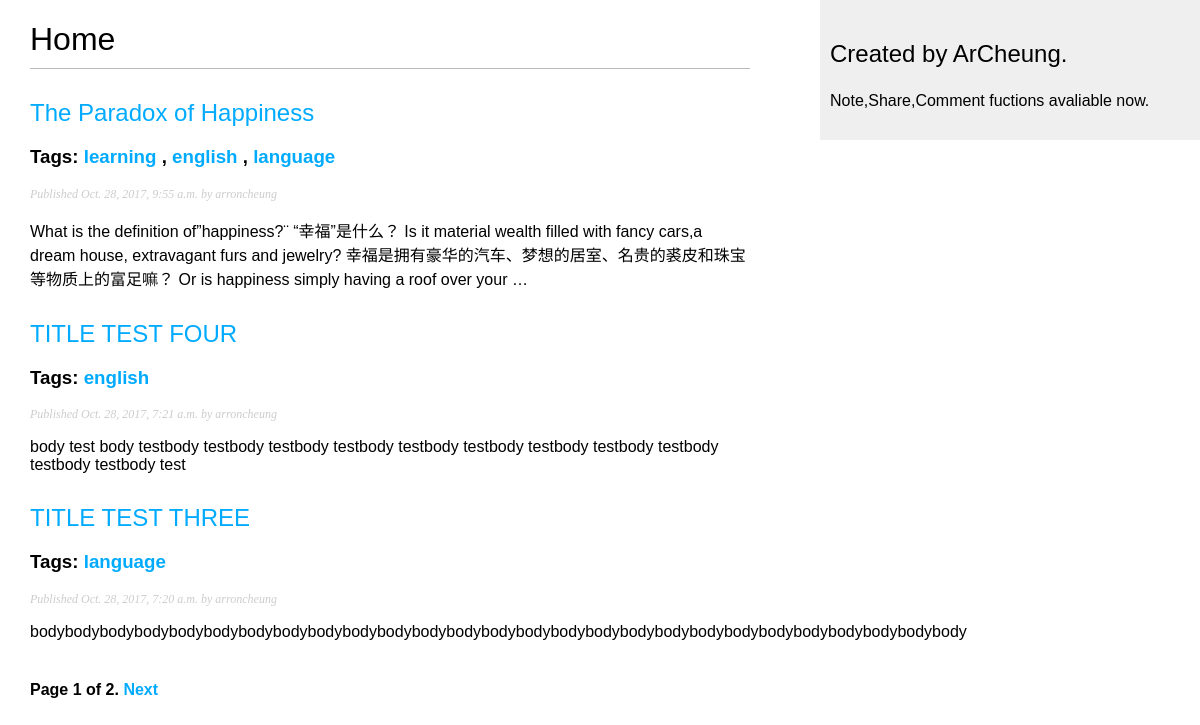
Screenshot of /blog/ with the database file from the repository.
### blog/models.py (models this page shows, shortened)
class Post(models.Model):
	STATUS_CHOICES = (
		('draft','Draft'),
		('published','Published'),
	)
	title = models.CharField(max_length=250)
	slug = models.SlugField(max_length=250,
							unique_for_date='publish')
	auther = models.ForeignKey(User,related_name='blog_posts')
	body = models.TextField()
	publish = models.DateTimeField(default=timezone.now)
	created = models.DateTimeField(auto_now_add=True)
	updated = models.DateTimeField(auto_now=True)
	status = models.CharField(max_length=10,
								choices=STATUS_CHOICES,
								default='draft')
	tags = TaggableManager()
	objects = models.Manager()
	published = PublishedManager()
	class Meta:
		ordering = ('-publish',)
	def get_absolute_url(self):
		return reverse('blog:post_detail',
						args=[self.publish.year,
							  self.publish.strftime('%m'),
							  self.publish.strftime('%d'),
							  self.slug])

### blog/views.py (the view)
# urls.py: url(r'^tag/(?P<tag_slug>[-\w]+)/$',views.post_list,name='post_list_by_tag')
def post_list(request,tag_slug=None):
	object_list = Post.published.all()
	tag = None
	if tag_slug:
		tag = get_object_or_404(Tag,slug=tag_slug)
		object_list = object_list.filter(tags__in=[tag])
	paginator = Paginator(object_list,3)
	page = request.GET.get('page')
	try:
		posts = paginator.page(page)
	except PageNotAnInteger:
		posts = paginator.page(1)
	except EmptyPage:
		posts = paginator.page(paginator.num_pages)
	return render(request,
					'blog/post/list.html',
					{'page':page,
					'posts':posts,
					'tag':tag}
					)

### blog/models.py (called while the page is built)
	def get_queryset(self):
		return super(PublishedManager,
					self).get_queryset()\
						.filter(status='published')

### blog/templates/blog/post/list.html (shortened to what this page needs)
{% extends "blog/base.html" %}
{% block content %}
  <h1>Home</h1>
   {% for post in posts %}
    <h2>
     <a href="{{ post.get_absolute_url }}">
       {{ post.title}}
     </a>
     <h3><p class="tags">Tags:
                 {% for tag in post.tags.all %}
                 <a href="{% url "blog:post_list_by_tag" tag.slug %}">
                   {{ tag.name }}
                 </a>
                 {% if not forloop.last %},{% endif %}
                 {% endfor %}
     </p></h3>
    </h2>
    <p class="date">
      Published {{ post.publish }} by {{ post.auther }}
    </p>
     {{ post.body|truncatewords:30|linebreaks }}
    {% endfor %}
    {% include "blog/pagination.html" with page=posts %}
{% endblock %}

### blog/templates/blog/base.html (shortened to what this page needs)
{% load staticfiles %}
<html lang="en">
<head>
  <link rel="stylesheet" href="{% static 'css/blog.css' %}">
</head>
<body>
  <div id="content">
    {% block content %}
    {% endblock %}
  </div>
    <div id="sidebar">
    <h2><p>Created by ArCheung.</br></h2>
     Note,Share,Comment fuctions avaliable now.</p>
  </div>
</body>
</html>

### blog/templates/blog/pagination.html (shortened to what this page needs)
<div class="pagination">
 <span class="step-links">
 <span class="current">
   Page {{ page.number }} of {{ page.paginator.num_pages }}.
 </span>
   {% if page.has_next %}
   <a href="?page={{ page.next_page_number }}">Next</a>
   {% endif %}
 </span>
 </div>

### blog/static/css/blog.css (style rules this page uses)
body { margin:0; padding:0; font-family:helvetica, sans-serif; }
a { color:#00abff; text-decoration:none; }
h1 { font-weight:normal; border-bottom:1px solid #bbb; padding:0 0 10px 0; }
h2 { font-weight:normal; margin:30px 0 0; }
#content { float:left; width:60%; padding:0 0 0 30px; }
#sidebar { float:right; width:30%; padding:10px; background:#efefef; height:15%; }
p.date { color:#ccc; font-family: georgia, serif; font-size: 12px; font-style: italic; }
.pagination { margin:40px 0; font-weight:bold; }

### rows the page displays
Post: title "The Paradox of Happiness", publish "Oct. 28, 2017, 9:55 a.m.", auther "arroncheung", body "What is the definition of”happiness?¨ “幸福”是什么？ Is it material wealth filled with fancy cars,a dream house, extravagant furs and jewelry? 幸福是拥有豪华的汽车、梦想的居室、名贵的裘皮和珠宝等物质上的富足嘛？ Or is happiness simply having a roof over your …"
Tag: name "learning"
Tag: name "english"
Tag: name "language"
Post: title "TITLE TEST FOUR", publish "Oct. 28, 2017, 7:21 a.m.", auther "arroncheung", body "body test body testbody testbody testbody testbody testbody testbody testbody testbody testbody testbody testbody test"
Post: title "TITLE TEST THREE", publish "Oct. 28, 2017, 7:20 a.m.", auther "arroncheung", body "bodybodybodybodybodybodybodybodybodybodybodybodybodybodybodybodybodybodybodybodybodybodybodybodybodybodybody"

### other values shown
{{ page.number }} "1"
{{ page.paginator.num_pages }} "2"
